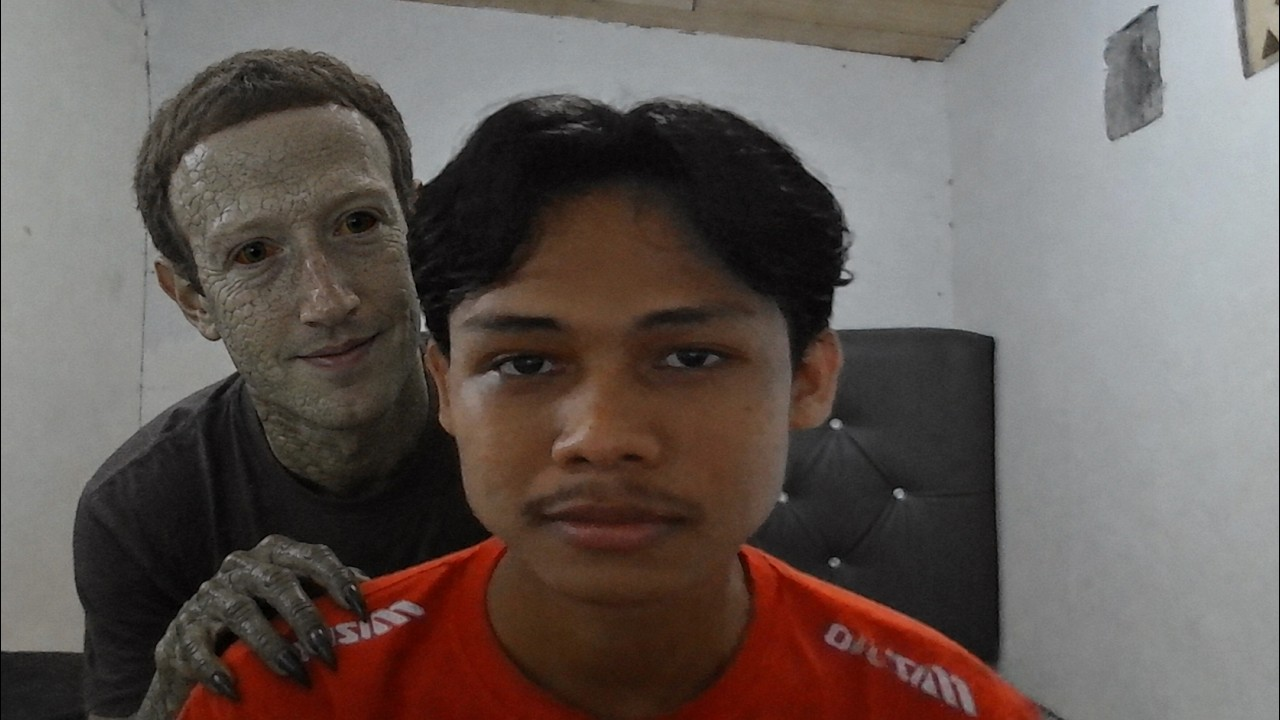
#> input picture image.png, 1280 x 720 px, found by its file name
$ python 'PPO 5.py'
#> lines starting #> are read from the running program, lines starting #| are printed output that depends on the picture
# ROTASI

import cv2
import numpy as np
import math

# Baca gambar
img = cv2.imread('C:/Users/User/OneDrive/Desktop/CODE PPO_Alifio Eren/image.png')
#> img is the input picture: shape (720, 1280, 3); mean B, G, R 87, 91.2, 101.2
img = cv2.resize(img, (200, 200))
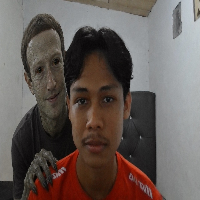
#> img: shape (200, 200, 3); mean B, G, R 87.2, 91.3, 101.4
h, w = img.shape[:2]
#> h = 200; w = 200

# Sudut rotasi (misal 45 derajat)
theta = math.radians(90)

# Titik pusat rotasi
x_c, y_c = w // 2, h // 2
#> x_c = 100; y_c = 100

# Buat canvas kosong
rotated =np.zeros_like (img)

for y_new in range (h):
    for x_new in range (w):
        # Hitung koordinat asal (inverse rotation)
        X_old = (x_new - x_c) * math.cos(theta) + (y_new - y_c) * math.sin(theta) + y_c
        y_old = (x_new - x_c) * math.sin(theta) + (y_new - y_c) * math.cos(theta) + y_c

        # Cek apakah masih dalam batas gambar asli
        if 0 <= int (X_old) < w and 0 <= int (y_old) < h:
            rotated[y_new, x_new] = img[int(y_old), int(X_old)]
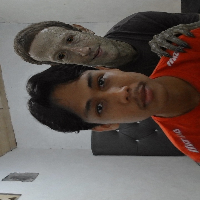
#> rotated: shape (200, 200, 3); mean B, G, R 87.1, 91.3, 101.4

# Tampilkan hasil
cv2.imshow('Asli', img)
cv2.imshow('Rotasi manual', rotated)
cv2.waitKey (0)
cv2.destroyAllWindows()

$ run again, with Pigai.webp saved as image.png
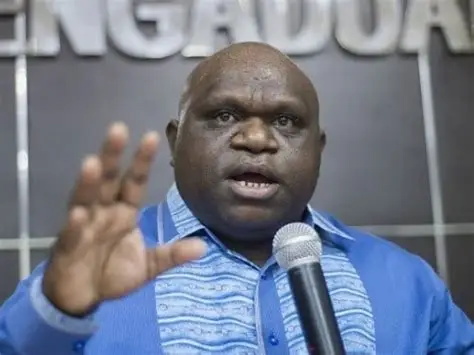
#> input picture Pigai.webp, 474 x 355 px, found by its file name
#> img is the input picture: shape (355, 474, 3); mean B, G, R 138.4, 123.1, 116.1
#> `img = cv2.resize(img, (200, 200))`:
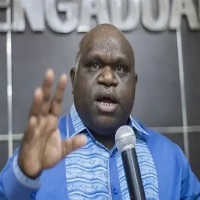
#> img: shape (200, 200, 3); mean B, G, R 138.2, 122.9, 115.9
#> after the loop `for y_new in range (h):`:
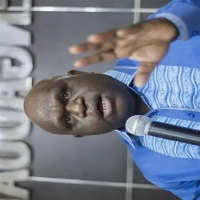
#> rotated: shape (200, 200, 3); mean B, G, R 138.2, 123, 116
